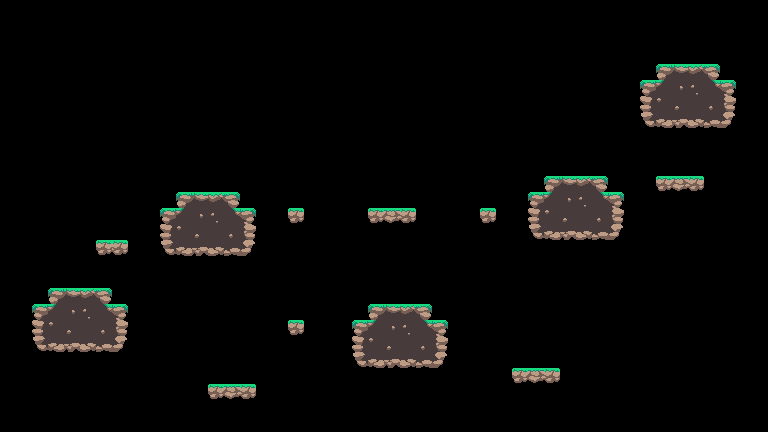

The image is a tile-based game level rendered from a .tmx file. Its description and complete source (layers, tilesets, objects, tile grids) follow:
An orthogonal 48x27 tile map with 16x16 px tiles, 2 tile layers (terrain, decoration), 2 tilesets and 8 objects.

<map version="1.10" tiledversion="1.10.2" orientation="orthogonal" renderorder="right-down" width="48" height="27" tilewidth="16" tileheight="16" infinite="0" nextlayerid="4" nextobjectid="14">
 <tileset firstgid="1" source="../tileset/tileset_forest.tsx" />
 <tileset firstgid="73" source="../objects/tree.tsx" />
 <layer id="1" name="terrain" width="48" height="27">
  <data encoding="csv">
0,0,0,0,0,0,0,0,0,0,0,0,0,0,0,0,0,0,0,0,0,0,0,0,0,0,0,0,0,0,0,0,0,0,0,0,0,0,0,0,0,0,0,0,0,0,0,0,
0,0,0,0,0,0,0,0,0,0,0,0,0,0,0,0,0,0,0,0,0,0,0,0,0,0,0,0,0,0,0,0,0,0,0,0,0,0,0,0,0,0,0,0,0,0,0,0,
0,0,0,0,0,0,0,0,0,0,0,0,0,0,0,0,0,0,0,0,0,0,0,0,0,0,0,0,0,0,0,0,0,0,0,0,0,0,0,0,0,0,0,0,0,0,0,0,
0,0,0,0,0,0,0,0,0,0,0,0,0,0,0,0,0,0,0,0,0,0,0,0,0,0,0,0,0,0,0,0,0,0,0,0,0,0,0,0,0,0,0,0,0,0,0,0,
0,0,0,0,0,0,0,0,0,0,0,0,0,0,0,0,0,0,0,0,0,0,0,0,0,0,0,0,0,0,0,0,0,0,0,0,0,0,0,0,0,15,16,17,18,0,0,0,
0,0,0,0,0,0,0,0,0,0,0,0,0,0,0,0,0,0,0,0,0,0,0,0,0,0,0,0,0,0,0,0,0,0,0,0,0,0,0,0,26,27,28,29,30,31,0,0,
0,0,0,0,0,0,0,0,0,0,0,0,0,0,0,0,0,0,0,0,0,0,0,0,0,0,0,0,0,0,0,0,0,0,0,0,0,0,0,0,38,39,40,41,42,43,0,0,
0,0,0,0,0,0,0,0,0,0,0,0,0,0,0,0,0,0,0,0,0,0,0,0,0,0,0,0,0,0,0,0,0,0,0,0,0,0,0,0,50,51,52,53,54,55,0,0,
0,0,0,0,0,0,0,0,0,0,0,0,0,0,0,0,0,0,0,0,0,0,0,0,0,0,0,0,0,0,0,0,0,0,0,0,0,0,0,0,0,0,0,0,0,0,0,0,
0,0,0,0,0,0,0,0,0,0,0,0,0,0,0,0,0,0,0,0,0,0,0,0,0,0,0,0,0,0,0,0,0,0,0,0,0,0,0,0,0,0,0,0,0,0,0,0,
0,0,0,0,0,0,0,0,0,0,0,0,0,0,0,0,0,0,0,0,0,0,0,0,0,0,0,0,0,0,0,0,0,0,0,0,0,0,0,0,0,0,0,0,0,0,0,0,
0,0,0,0,0,0,0,0,0,0,0,0,0,0,0,0,0,0,0,0,0,0,0,0,0,0,0,0,0,0,0,0,0,0,15,16,17,18,0,0,0,45,46,47,0,0,0,0,
0,0,0,0,0,0,0,0,0,0,0,15,16,17,18,0,0,0,0,0,0,0,0,0,0,0,0,0,0,0,0,0,0,26,27,28,29,30,31,0,0,0,0,0,0,0,0,0,
0,0,0,0,0,0,0,0,0,0,26,27,28,29,30,31,0,0,21,0,0,0,0,45,46,47,0,0,0,0,21,0,0,38,39,40,41,42,43,0,0,0,0,0,0,0,0,0,
0,0,0,0,0,0,0,0,0,0,38,39,40,41,42,43,0,0,0,0,0,0,0,0,0,0,0,0,0,0,0,0,0,50,51,52,53,54,55,0,0,0,0,0,0,0,0,0,
0,0,0,0,0,0,45,47,0,0,50,51,52,53,54,55,0,0,0,0,0,0,0,0,0,0,0,0,0,0,0,0,0,0,0,0,0,0,0,0,0,0,0,0,0,0,0,0,
0,0,0,0,0,0,0,0,0,0,0,0,0,0,0,0,0,0,0,0,0,0,0,0,0,0,0,0,0,0,0,0,0,0,0,0,0,0,0,0,0,0,0,0,0,0,0,0,
0,0,0,0,0,0,0,0,0,0,0,0,0,0,0,0,0,0,0,0,0,0,0,0,0,0,0,0,0,0,0,0,0,0,0,0,0,0,0,0,0,0,0,0,0,0,0,0,
0,0,0,15,16,17,18,0,0,0,0,0,0,0,0,0,0,0,0,0,0,0,0,0,0,0,0,0,0,0,0,0,0,0,0,0,0,0,0,0,0,0,0,0,0,0,0,0,
0,0,26,27,28,29,30,31,0,0,0,0,0,0,0,0,0,0,0,0,0,0,0,15,16,17,18,0,0,0,0,0,0,0,0,0,0,0,0,0,0,0,0,0,0,0,0,0,
0,0,38,39,40,41,42,43,0,0,0,0,0,0,0,0,0,0,21,0,0,0,26,27,28,29,30,31,0,0,0,0,0,0,0,0,0,0,0,0,0,0,0,0,0,0,0,0,
0,0,50,51,52,53,54,55,0,0,0,0,0,0,0,0,0,0,0,0,0,0,38,39,40,41,42,43,0,0,0,0,0,0,0,0,0,0,0,0,0,0,0,0,0,0,0,0,
0,0,0,0,0,0,0,0,0,0,0,0,0,0,0,0,0,0,0,0,0,0,50,51,52,53,54,55,0,0,0,0,0,0,0,0,0,0,0,0,0,0,0,0,0,0,0,0,
0,0,0,0,0,0,0,0,0,0,0,0,0,0,0,0,0,0,0,0,0,0,0,0,0,0,0,0,0,0,0,0,45,46,47,0,0,0,0,0,0,0,0,0,0,0,0,0,
0,0,0,0,0,0,0,0,0,0,0,0,0,45,46,47,0,0,0,0,0,0,0,0,0,0,0,0,0,0,0,0,0,0,0,0,0,0,0,0,0,0,0,0,0,0,0,0,
0,0,0,0,0,0,0,0,0,0,0,0,0,0,0,0,0,0,0,0,0,0,0,0,0,0,0,0,0,0,0,0,0,0,0,0,0,0,0,0,0,0,0,0,0,0,0,0,
0,0,0,0,0,0,0,0,0,0,0,0,0,0,0,0,0,0,0,0,0,0,0,0,0,0,0,0,0,0,0,0,0,0,0,0,0,0,0,0,0,0,0,0,0,0,0,0
</data>
 </layer>
 <layer id="2" name="decoration" width="48" height="27">
  <data encoding="csv">
0,0,0,0,0,0,0,0,0,0,0,0,0,0,0,0,0,0,0,0,0,0,0,0,0,0,0,0,0,0,0,0,0,0,0,0,0,0,0,0,0,0,0,0,0,0,0,0,
0,0,0,0,0,0,0,0,0,0,0,0,0,0,0,0,0,0,0,0,0,0,0,0,0,0,0,0,0,0,0,0,0,0,0,0,0,0,0,0,0,0,0,0,0,0,0,0,
0,0,0,0,0,0,0,0,0,0,0,0,0,0,0,0,0,0,0,0,0,0,0,0,0,0,0,0,0,0,0,0,0,0,0,0,0,0,0,0,0,0,0,0,0,0,0,0,
0,0,0,0,0,0,0,0,0,0,0,0,0,0,0,0,0,0,0,0,0,0,0,0,0,0,0,0,0,0,0,0,0,0,0,0,0,0,0,0,0,0,0,0,0,0,0,0,
0,0,0,0,0,0,0,0,0,0,0,0,0,0,0,0,0,0,0,0,0,0,0,0,0,0,0,0,0,0,0,0,0,0,0,0,0,0,0,0,0,0,0,0,0,0,0,0,
0,0,0,0,0,0,0,0,0,0,0,0,0,0,0,0,0,0,0,0,0,0,0,0,0,0,0,0,0,0,0,0,0,0,0,0,0,0,0,0,0,0,0,0,0,0,0,0,
0,0,0,0,0,0,0,0,0,0,0,0,0,0,0,0,0,0,0,0,0,0,0,0,0,0,0,0,0,0,0,0,0,0,0,0,0,0,0,0,0,0,0,0,0,0,0,0,
0,0,0,0,0,0,0,0,0,0,0,0,0,0,0,0,0,0,0,0,0,0,0,0,0,0,0,0,0,0,0,0,0,0,0,0,0,0,0,0,0,0,0,0,0,0,0,0,
0,0,0,0,0,0,0,0,0,0,0,0,0,0,0,0,0,0,0,0,0,0,0,0,0,0,0,0,0,0,0,0,0,0,0,0,0,0,0,0,0,0,0,0,0,0,0,0,
0,0,0,0,0,0,0,0,0,0,0,0,0,0,0,0,0,0,0,0,0,0,0,0,0,0,0,0,0,0,0,0,0,0,0,0,0,0,0,0,0,0,0,0,0,0,0,0,
0,0,0,0,0,0,0,0,0,0,0,0,0,0,0,0,0,0,0,0,0,0,0,0,0,0,0,0,0,0,0,0,0,0,0,0,0,0,0,0,0,0,0,0,0,0,0,0,
0,0,0,0,0,0,0,0,0,0,0,0,0,0,0,0,0,0,0,0,0,0,0,0,0,0,0,0,0,0,0,0,0,0,0,0,0,0,0,0,0,0,0,0,0,0,0,0,
0,0,0,0,0,0,0,0,0,0,0,0,0,0,0,0,0,0,0,0,0,0,0,0,0,0,0,0,0,0,0,0,0,0,0,0,0,0,0,0,0,0,0,0,0,0,0,0,
0,0,0,0,0,0,0,0,0,0,0,0,0,0,0,0,0,0,0,0,0,0,0,0,0,0,0,0,0,0,0,0,0,0,0,0,0,0,0,0,0,0,0,0,0,0,0,0,
0,0,0,0,0,0,0,0,0,0,0,0,0,0,0,0,0,0,0,0,0,0,0,0,0,0,0,0,0,0,0,0,0,0,0,0,0,0,0,0,0,0,0,0,0,0,0,0,
0,0,0,0,0,0,0,0,0,0,0,0,0,0,0,0,0,0,0,0,0,0,0,0,0,0,0,0,0,0,0,0,0,0,0,0,0,0,0,0,0,0,0,0,0,0,0,0,
0,0,0,0,0,0,0,0,0,0,0,0,0,0,0,0,0,0,0,0,0,0,0,0,0,0,0,0,0,0,0,0,0,0,0,0,0,0,0,0,0,0,0,0,0,0,0,0,
0,0,0,0,0,0,0,0,0,0,0,0,0,0,0,0,0,0,0,0,0,0,0,0,0,0,0,0,0,0,0,0,0,0,0,0,0,0,0,0,0,0,0,0,0,0,0,0,
0,0,0,0,0,0,0,0,0,0,0,0,0,0,0,0,0,0,0,0,0,0,0,0,0,0,0,0,0,0,0,0,0,0,0,0,0,0,0,0,0,0,0,0,0,0,0,0,
0,0,0,0,0,0,0,0,0,0,0,0,0,0,0,0,0,0,0,0,0,0,0,0,0,0,0,0,0,0,0,0,0,0,0,0,0,0,0,0,0,0,0,0,0,0,0,0,
0,0,0,0,0,0,0,0,0,0,0,0,0,0,0,0,0,0,0,0,0,0,0,0,0,0,0,0,0,0,0,0,0,0,0,0,0,0,0,0,0,0,0,0,0,0,0,0,
0,0,0,0,0,0,0,0,0,0,0,0,0,0,0,0,0,0,0,0,0,0,0,0,0,0,0,0,0,0,0,0,0,0,0,0,0,0,0,0,0,0,0,0,0,0,0,0,
0,0,0,0,0,0,0,0,0,0,0,0,0,0,0,0,0,0,0,0,0,0,0,0,0,0,0,0,0,0,0,0,0,0,0,0,0,0,0,0,0,0,0,0,0,0,0,0,
0,0,0,0,0,0,0,0,0,0,0,0,0,0,0,0,0,0,0,0,0,0,0,0,0,0,0,0,0,0,0,0,0,0,0,0,0,0,0,0,0,0,0,0,0,0,0,0,
0,0,0,0,0,0,0,0,0,0,0,0,0,0,0,0,0,0,0,0,0,0,0,0,0,0,0,0,0,0,0,0,0,0,0,0,0,0,0,0,0,0,0,0,0,0,0,0,
0,0,0,0,0,0,0,0,0,0,0,0,0,0,0,0,0,0,0,0,0,0,0,0,0,0,0,0,0,0,0,0,0,0,0,0,0,0,0,0,0,0,0,0,0,0,0,0,
0,0,0,0,0,0,0,0,0,0,0,0,0,0,0,0,0,0,0,0,0,0,0,0,0,0,0,0,0,0,0,0,0,0,0,0,0,0,0,0,0,0,0,0,0,0,0,0
</data>
 </layer>
 <objectgroup id="3" name="trees" offsetx="2" offsety="0">
  <object id="6" gid="73" x="168.5" y="193.5" width="48" height="48" />
  <object id="7" gid="73" x="541" y="178.5" width="48" height="48" />
  <object id="8" gid="73" x="674" y="67.5" width="48" height="48" />
  <object id="9" gid="75" x="362" y="306.5" width="48" height="48" />
  <object id="10" gid="75" x="359.5" y="208.5" width="48" height="48" />
  <object id="11" gid="75" x="34.5" y="285.5" width="48" height="48" />
  <object id="12" gid="74" x="507.5" y="365" width="48" height="64" />
  <object id="13" gid="74" x="207" y="382.5" width="48" height="64" />
 </objectgroup>
</map>
